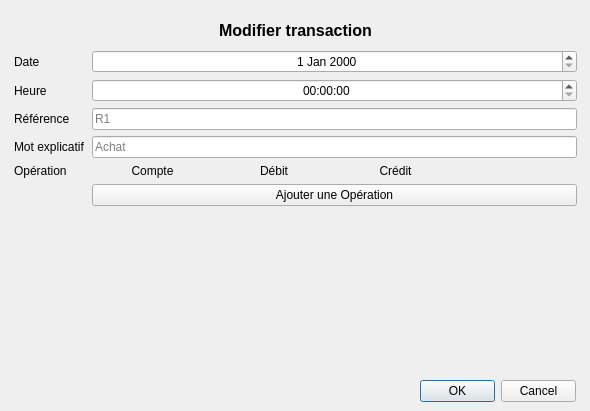
<?xml version="1.0" encoding="UTF-8"?>
<ui version="4.0">
 <class>modifiertransaction</class>
 <widget class="QDialog" name="modifiertransaction">
  <property name="geometry">
   <rect>
    <x>0</x>
    <y>0</y>
    <width>590</width>
    <height>411</height>
   </rect>
  </property>
  <property name="windowTitle">
   <string>Modifier une transaction</string>
  </property>
  <property name="windowIcon">
   <iconset>
    <normaloff>../ressources/logo.png</normaloff>../ressources/logo.png</iconset>
  </property>
  <property name="modal">
   <bool>true</bool>
  </property>
  <widget class="QLabel" name="titre">
   <property name="geometry">
    <rect>
     <x>10</x>
     <y>20</y>
     <width>571</width>
     <height>21</height>
    </rect>
   </property>
   <property name="font">
    <font>
     <pointsize>12</pointsize>
     <weight>75</weight>
     <bold>true</bold>
    </font>
   </property>
   <property name="text">
    <string>Modifier transaction</string>
   </property>
   <property name="alignment">
    <set>Qt::AlignCenter</set>
   </property>
  </widget>
  <widget class="QWidget" name="formLayoutWidget">
   <property name="geometry">
    <rect>
     <x>10</x>
     <y>46</y>
     <width>571</width>
     <height>321</height>
    </rect>
   </property>
   <layout class="QFormLayout" name="formulaireLayout">
    <property name="horizontalSpacing">
     <number>7</number>
    </property>
    <property name="leftMargin">
     <number>4</number>
    </property>
    <property name="topMargin">
     <number>4</number>
    </property>
    <property name="rightMargin">
     <number>4</number>
    </property>
    <property name="bottomMargin">
     <number>4</number>
    </property>
    <item row="0" column="0">
     <widget class="QLabel" name="dateLabel">
      <property name="text">
       <string>Date</string>
      </property>
     </widget>
    </item>
    <item row="0" column="1">
     <widget class="QDateEdit" name="dateDateEdit">
      <property name="alignment">
       <set>Qt::AlignCenter</set>
      </property>
     </widget>
    </item>
    <item row="1" column="0">
     <widget class="QLabel" name="heureLabel">
      <property name="text">
       <string>Heure</string>
      </property>
     </widget>
    </item>
    <item row="1" column="1">
     <widget class="QTimeEdit" name="heureTimeEdit">
      <property name="alignment">
       <set>Qt::AlignCenter</set>
      </property>
      <property name="currentSection">
       <enum>QDateTimeEdit::HourSection</enum>
      </property>
      <property name="timeSpec">
       <enum>Qt::LocalTime</enum>
      </property>
     </widget>
    </item>
    <item row="2" column="0">
     <widget class="QLabel" name="referenceLabel">
      <property name="text">
       <string>Référence</string>
      </property>
     </widget>
    </item>
    <item row="2" column="1">
     <widget class="QLineEdit" name="referenceLineEdit">
      <property name="placeholderText">
       <string>R1</string>
      </property>
     </widget>
    </item>
    <item row="3" column="0">
     <widget class="QLabel" name="memoLabel">
      <property name="text">
       <string>Mot explicatif</string>
      </property>
     </widget>
    </item>
    <item row="3" column="1">
     <widget class="QLineEdit" name="memoLineEdit">
      <property name="placeholderText">
       <string>Achat</string>
      </property>
     </widget>
    </item>
    <item row="4" column="0">
     <widget class="QLabel" name="operationLabel">
      <property name="text">
       <string>Opération</string>
      </property>
     </widget>
    </item>
    <item row="4" column="1">
     <layout class="QGridLayout" name="grilleOperationLayout">
      <item row="0" column="3">
       <widget class="QLabel" name="labelTitreVide">
        <property name="text">
         <string/>
        </property>
       </widget>
      </item>
      <item row="0" column="0">
       <widget class="QLabel" name="labelTitreCompte">
        <property name="text">
         <string>Compte</string>
        </property>
        <property name="alignment">
         <set>Qt::AlignCenter</set>
        </property>
       </widget>
      </item>
      <item row="0" column="1">
       <widget class="QLabel" name="labelTitreDebit">
        <property name="text">
         <string>Débit</string>
        </property>
        <property name="alignment">
         <set>Qt::AlignCenter</set>
        </property>
       </widget>
      </item>
      <item row="0" column="2">
       <widget class="QLabel" name="labelTitreCredit">
        <property name="text">
         <string>Crédit</string>
        </property>
        <property name="alignment">
         <set>Qt::AlignCenter</set>
        </property>
       </widget>
      </item>
     </layout>
    </item>
    <item row="5" column="0">
     <widget class="QLabel" name="labelCompte2">
      <property name="text">
       <string/>
      </property>
     </widget>
    </item>
    <item row="5" column="1">
     <widget class="QPushButton" name="ajouterOperationPushButton">
      <property name="text">
       <string>Ajouter une Opération</string>
      </property>
     </widget>
    </item>
   </layout>
  </widget>
  <widget class="QDialogButtonBox" name="buttonsDialog">
   <property name="geometry">
    <rect>
     <x>420</x>
     <y>380</y>
     <width>156</width>
     <height>23</height>
    </rect>
   </property>
   <property name="standardButtons">
    <set>QDialogButtonBox::Cancel|QDialogButtonBox::Ok</set>
   </property>
  </widget>
 </widget>
 <resources/>
 <connections/>
</ui>
